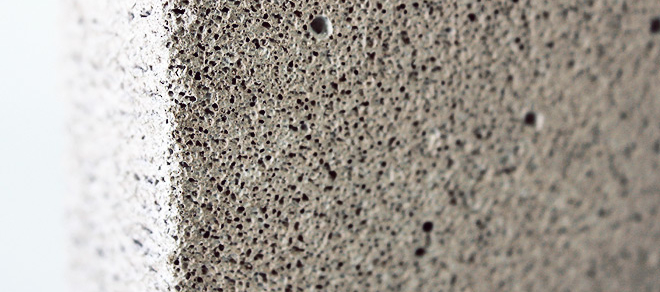
#> input picture Лабораторная 2/lab_9_12/concrete.jpg, 660 x 292 px
$ python -i uisppr_from_bat.py   (imports and definitions only)
#> lines starting #> are read from the running program, lines starting #| are printed output that depends on the picture; after the words box and inside, x2 and y2 are one past the last pixel; in counts of white or black regions, pixels touching at a corner belong together
#> further down, picture is the input picture: shape (292, 660, 3); mean B, G, R 152.8, 160.1, 166.2
import cv2
import numpy as np
import PIL.Image as Img
import PIL.ImageEnhance as Enhance
import sqlite3

from PyQt5 import QtCore, QtGui, QtWidgets

from uidb_from_bat import Ui_Dialog as DialogForm


class Ui_MainWindow(object):
    def __init__(self):
        self.db_name = 'sppr.sqlite'
        self.image_path = ''
        self.transformed_image_as_array = None

    # [316 lines left out: functions setupUi, retranslateUi, set_up_combo, combo_on_activated, open_dialog, open_image and 1 more, not called in this run]

    def slider_triggered(self):
        if self.transform_img.pixmap():
            self.set_transformed_frame(self.image_path)

    def explore(self, image):
        """
        Входной параметр:
            image - исследуемое изображение
        Выход:
            image - изображение с контурами пор
            area_c - отношение площади всех пор ко всей площади изображения (пористость)
            len(bad_conrours) - количество 'плохих' пор
        """
        image = np.copy(image)

        # дополнительная обработка шумов
        blured = cv2.GaussianBlur(image, (5, 5), 0)
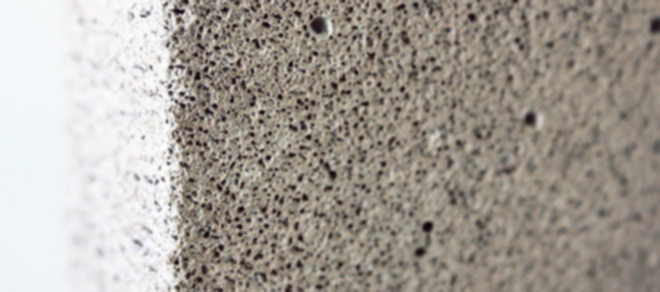
#> blured: shape (292, 660, 3); mean B, G, R 152.8, 160.1, 166.2

        # конвертация BGR формата в формат HSV
        hsv = cv2.cvtColor(blured, cv2.COLOR_BGR2HSV)
#> hsv: shape (292, 660, 3); mean H, S, V 39.5, 27.3, 167.1

        lower_black = np.array([0, 0, 0])
        upper_black = np.array([120, 120, 120])

        # определяем маску для обнаружения контуров пор.
        # будут выделены поры в заданном диапозоне
        mask = cv2.inRange(hsv, lower_black, upper_black)
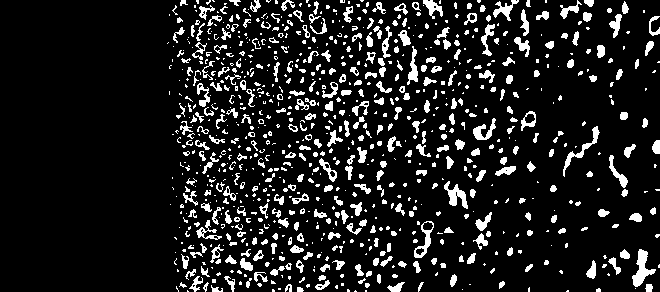
#> mask: shape (292, 660); 12% white; 922 white regions (566 under 20 px)

        # получаем массив конутров
        contours, _ = cv2.findContours(mask, cv2.RETR_TREE, cv2.CHAIN_APPROX_NONE)
#> contours = 1038 contours, 781 with area under 20; largest, box (x1, y1, x2, y2) and area: (632, 249, 656, 287) 336, (414, 221, 434, 258) 284, (444, 181, 468, 209) 240, (563, 126, 600, 177) 212, (473, 118, 496, 140) 170

        good_contours = []
        bad_contours = []
        area_c = 0
        # находим поры, не превышающие нормативную площадь
        for contour in contours:
            # также подсчитываем общую площадь пор
            area_c += cv2.contourArea(contour)
            try:
                if float(self.pore_area_value_label.text()) - float(self.pore_area_std_value_label.text()) \
                        <= cv2.contourArea(contour) \
                        <= float(self.pore_area_value_label.text()) + float(self.pore_area_std_value_label.text()):
                    good_contours.append(contour)
                else:
                    bad_contours.append(contour)
            except ValueError:
                raise ValueError
            except Exception as e:
                raise e
#> this loop made 1 pass
#> area_c on pass 1: 1.5
#> after the loop, area_c = 1.5; bad_contours = []; good_contours = []
        area_c = area_c / (image.shape[0] * image.shape[1])
        # выделяем 'хорошие' поры зеленым цветом
        cv2.drawContours(image, good_contours, -1, (0, 255, 0), 3)
        # выделяем 'плохие' поры красным цветом
        cv2.drawContours(image, bad_contours, -1, (255, 0, 0), 3)

        return image, area_c, len(bad_contours)

    # [22 lines left out: function explore_img, not called in this run]

>>> import cv2
>>> picture = cv2.imread('concrete.jpg')
#> (the run stopped early here; a loop or call above may not have finished)
